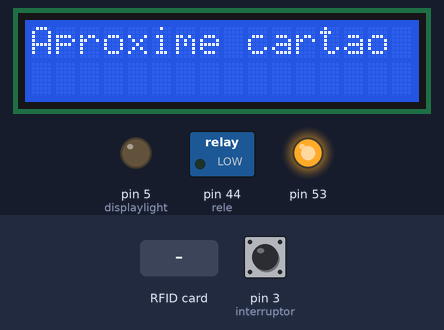
Simulated run of this sketch. Board: Arduino Mega 2560, built with avr-gcc and run on an emulated ATmega2560. Shown: 16×2 character LCD, switched loads named in the sketch (green lamp = pin HIGH), output pins drawn as LEDs (lit = HIGH). The inputs (shaded band) are chosen by the test bench; at power-on: pin 3 (interruptor) LOW. What the sketch prints to the serial monitor is not drawn.

Above: at 1.3 s.
1.4 s: RFID card 96 E3 C8 73 held to the reader
At 3.3 s:
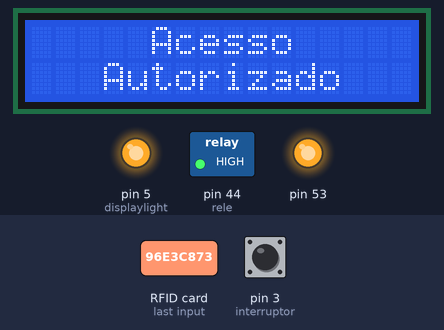
4.4 s: pin 3 (interruptor) pulled HIGH for 3.2 s
At 6.5 s:
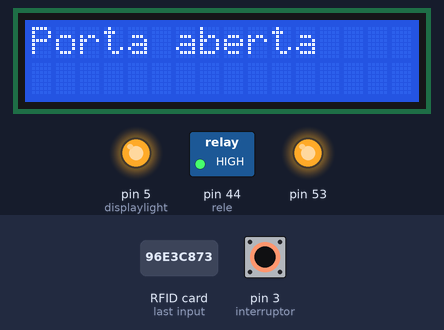
10.1 s: RFID card 5E 7A 19 C4 held to the reader
At 11.7 s:
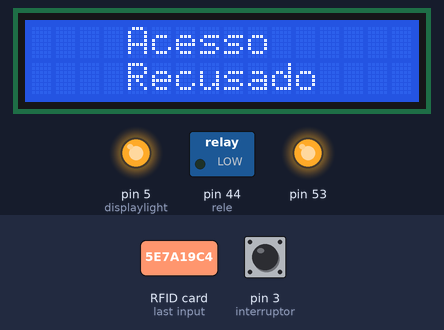
Timing chart, 0 to 15.7 s (numbered marks = the images above; inputs shaded):
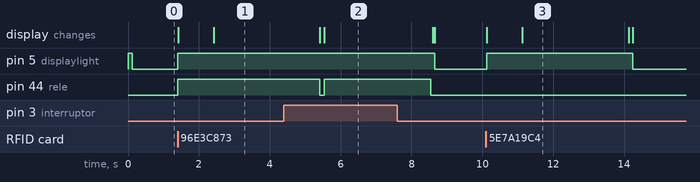

The sketch:

Programacao_Porta_sala_PAP.ino
```cpp
#include <SPI.h>
#include <MFRC522.h>
#include <LiquidCrystal.h>
#define SS_PIN 9
#define RST_PIN 8
#define rele 44
#define interruptor 3
#define displaylight 5
int estadorele = 0;
int estadointerruptor = 0;
MFRC522 mfrc522(SS_PIN, RST_PIN);   // Criar instancia MFRC522

LiquidCrystal lcd(22,23,24,25,26,27);

void setup()
{
  pinMode(rele, OUTPUT);
  pinMode(interruptor, INPUT);
  pinMode(displaylight, OUTPUT);
  digitalWrite(displaylight, HIGH);
  digitalWrite(rele, LOW);
  Serial.begin(9600);   // Inicia a serial comunicaçao
  lcd.begin(16,2);
  SPI.begin();      // Inicia  SPI bus
  mfrc522.PCD_Init();   // Inicia MFRC522
  lcd.clear();
  Serial.println("Aproxime o cartão...");
  Serial.println();
  digitalWrite(rele, LOW);
  lcd.setCursor(0,0);
  lcd.print("Aproxime cartao");
  digitalWrite(displaylight, LOW);
}

void loop()
{
 estadointerruptor = digitalRead(interruptor);
  if(estadointerruptor == 1){
    lcd.clear();
    digitalWrite(displaylight, HIGH);
    digitalWrite(rele, HIGH);
    Serial.println("Porta aberta");
    lcd.print("Porta aberta");
    delay(3000);
    digitalWrite(rele, LOW);
    setup();
  }
  else{
    digitalWrite(rele, LOW);
  }
  lcd.setCursor(0,0);
  lcd.leftToRight();
  // novos cartoes
  if ( ! mfrc522.PICC_IsNewCardPresent())
  {
    return;
  }
  // Select one of the cards
  if ( ! mfrc522.PICC_ReadCardSerial())
  {
    return;
  }
  //Mostrar UID no serial monitor
  Serial.print("UID tag : ");
  String content= "";
  byte letter;
  for (byte i = 0; i < mfrc522.uid.size; i++)
  {
     Serial.print(mfrc522.uid.uidByte[i] < 0x10 ? " 0" : " ");
     Serial.print(mfrc522.uid.uidByte[i], HEX);
     content.concat(String(mfrc522.uid.uidByte[i] < 0x10 ? " 0" : " "));
     content.concat(String(mfrc522.uid.uidByte[i], HEX));
  }
  Serial.println();
  Serial.print("Message : ");
  content.toUpperCase();
  if (content.substring(1) == "96 E3 C8 73") //UID Tags de acesso
  {
    digitalWrite(displaylight, HIGH);
    digitalWrite(rele, HIGH);
    Serial.println("Acesso Autorizado");
    Serial.println();
    lcd.clear();
    lcd.setCursor(5,0);
    lcd.print("Cartao");
    lcd.setCursor(5,1);
    lcd.print("Valido");
    delay(1000);
    lcd.clear();
    lcd.setCursor(5,0);
    lcd.print("Acesso");
    lcd.setCursor(3,1);
    lcd.print("Autorizado");
    delay(3000);
    lcd.clear();
    digitalWrite(rele, LOW);
    setup();

  }
 else   {
    digitalWrite(displaylight, HIGH);
    Serial.println("Acesso Recusado");
    digitalWrite(rele, LOW);
    lcd.clear();
    lcd.setCursor(4,0);
    lcd.print("Cartao");
    lcd.setCursor(3,1);
    lcd.print("Invalido");
    delay(1000);
    lcd.clear();
    lcd.setCursor(4,0);
    lcd.print("Acesso");
    lcd.setCursor(4,1);
    lcd.print("Recusado");
    delay(3000);
    lcd.clear();
    setup();
  }
}
```

Measured:
- after the input at 1.4 s, pin 5 (displaylight), pin 44 (rele): LOW → HIGH at once; the display: first changes at once (image 1 shows a later state)
- after the input at 4.4 s, pin 5 (displaylight): HIGH → LOW after 4.3 s instead of 1.1 s; the display: first differs from a run without the input after 1.1 s (image 2)
- after the input at 10.1 s, pin 5 (displaylight): LOW → HIGH at once, → LOW 4.1 s later; the display: first changes at once (image 3 shows a later state)
